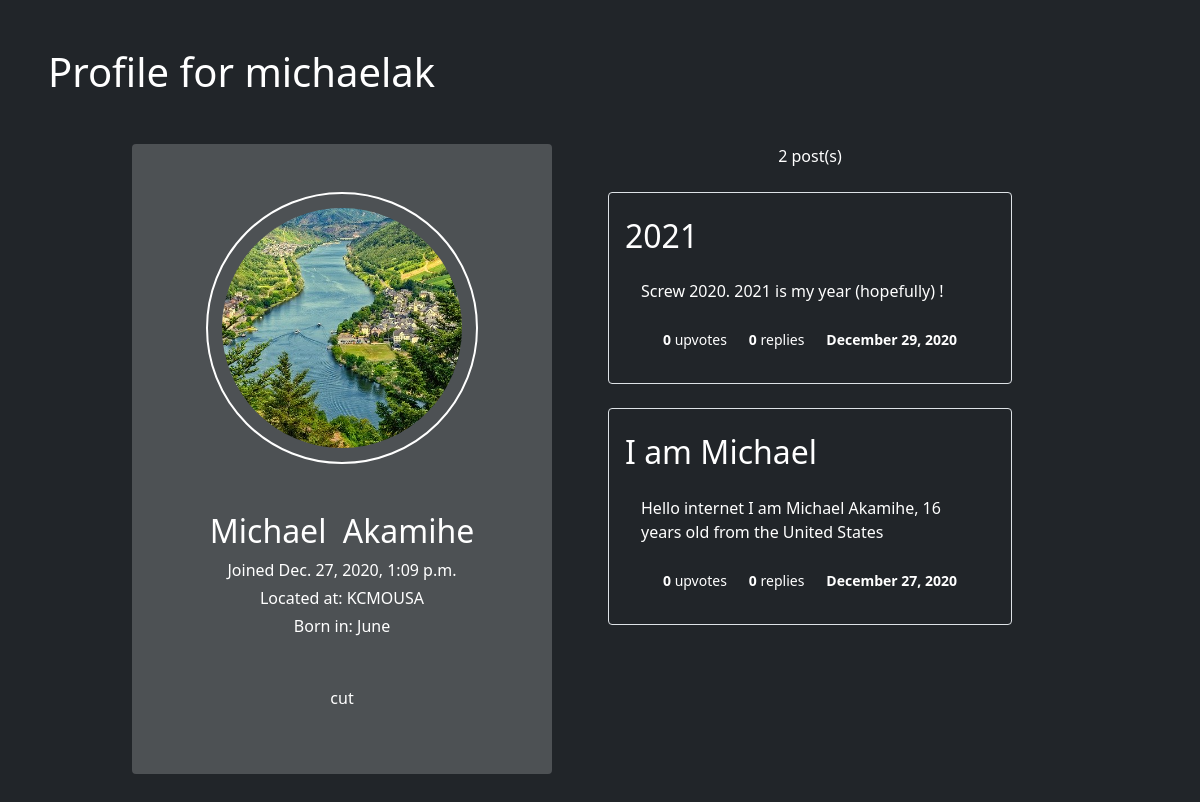
Page /profiles/24 on the committed database.
### forum/models.py (models this page shows, shortened)
class Profile (models.Model):
    forum_user = models.OneToOneField(ForumUser, on_delete=models.CASCADE)
    picture = models.ImageField(default='defpfp.jpg', upload_to='profiles/', null=True, blank=True)
    date_joined = models.DateTimeField(auto_now_add=True)
    description = models.CharField(max_length=500, null=True, blank=True)
    @property
    def picture_url (self):
        try:
            return self.picture.url
        except:
            return ''
    @property
    def is_description_whitespace (self):
        return self.description.isspace()
    @property
    def post_count (self):
        return ForumPost.objects.filter(profile=self).count()

class ForumUser (models.Model):
    user = models.OneToOneField(User, on_delete=models.CASCADE)
    first_name = models.CharField(max_length=30)
    surname = models.CharField(max_length=30)
    email = models.EmailField(max_length=100)
    phone = models.CharField(max_length=10, validators=[MinLengthValidator(10)])
    dob = models.DateField()
    location = models.CharField(max_length=100, null=True, blank=True)
    @property
    def full_name (self):
        return self.first_name + ' ' + self.surname
    @property
    def dob_month (self):
        months = [
            'January', 'February', 'March', 'April', 'May', 'June',
            'July', 'August', 'September', 'October', 'November', 'December'
        ]
        return months[self.dob.month - 1]

class ForumPost (models.Model):
    profile = models.ForeignKey(Profile, on_delete=models.SET_NULL, null=True)
    title = models.CharField(max_length=200)
    description = models.CharField(max_length=3000, validators=[MinLengthValidator(20)])
    date_posted = models.DateTimeField(auto_now_add=True)
    upvotes = models.IntegerField(default=0, null=True, blank=True)
    @property
    def get_date_full (self):
        return self.date_posted.strftime('%B %d, %Y')

### forum/views.py (the view)
# urls.py: path('profiles/<int:forum_user_id>', profile_details_view, name='profile'),
def profile_details_view (request, forum_user_id):
    if forum_user_id in [obj.id for obj in ForumUser.objects.all()]:
        profile = Profile.objects.get(forum_user=ForumUser.objects.get(id=forum_user_id))
        posts_by_profile = reversed(ForumPost.objects.filter(profile=profile))
        if request.method == 'POST':
            logout(request)
            return redirect('home')
    else:
        raise Http404
    return render(request, 'forum/profile.html', {
        'profile': profile,
        'is_authorized': request.user == profile.forum_user.user,
        'posts': posts_by_profile
    })

### forum/templates/forum/profile.html (shortened to what this page needs)
{% extends 'forum/base.html' %}
{% load static %}
{% block content %}
    <h1 class="mb-5">Profile for {{ profile.forum_user.user.username }} </h1>
    <div class="d-flex justify-content-center mx-5">
        <div style="background-color: #ffffff33;" class="col-5 p-5 rounded">
            <div class="profile-img-outline">
                <div class="profile-img-container"></div>
            </div>
            <h2 style="word-spacing: 0.5rem;" class="mx-auto text-center mt-5"> {{ profile.forum_user.full_name }} </h2>
            <p class="mx-auto text-center my-1">Joined {{ profile.date_joined }} </p>
            <p class="mx-auto text-center my-1">Located at: {{ profile.forum_user.location }} </p>
            <p class="mx-auto text-center my-1">Born in: {{ profile.forum_user.dob_month}} </p>
            {% if profile.description != None and profile.description and not profile.is_description_whitespace %}
                <p class="text-center mt-5"> {{ profile.description }} </p>
            {% else %}
                <p class="mx-auto text-center mt-5"><strong>[ No description for {{ profile.forum_user.user.username }} ]</strong></p>
            {% endif %}
        </div>
        <div class="col-5 mx-5">
            <p class="text-center">{{ profile.post_count }} post(s)</p>
            <div style="height: 35rem; overflow-y: scroll;" class="mt-3 p-2 profile-forum-posts">
                {% for post in posts %}
                    <a style="text-decoration: none;" class="d-block p-3 pt-4 rounded bg-transparent border mb-4"
                    href="{% url 'post-details' post.id %}">
                        <h2 class="mb-4" style="white-space: nowrap; overflow: hidden; text-overflow: ellipsis;">{{ post.title }}</h2>
                        <p class="px-3 forum-post-desc">{{ post.description }}</p>
                        <div style="width: 100%; justify-content: space-evenly;" class="px-3 mt-4 d-flex">
                            <p><small><strong>{{ post.upvotes }}</strong> upvotes</small></p>
                            <p><small><strong>{{ post.upvotes }}</strong> replies</small></p>
                            <p><small><strong>{{ post.get_date_full }}</strong></small></p>
                        </div>
                    </a>
                {% endfor %}
            </div>
        </div>
    </div>
{% endblock content %}

### static/css/base.css (style rules this page uses)
* { color: white; }

### rows in the picture
Profile: forum_user.user.username "michaelak", forum_user.full_name "Michael Akamihe", date_joined "Dec. 27, 2020, 1:09 p.m.", forum_user.location "KCMOUSA", forum_user.dob_month "June", description "cut", post_count "2"
ForumPost: title "2021", description "Screw 2020. 2021 is my year (hopefully) !", upvotes "0", get_date_full "December 29, 2020"
ForumPost: title "I am Michael", description "Hello internet I am Michael Akamihe, 16 years old from the United States", upvotes "0", get_date_full "December 27, 2020"
